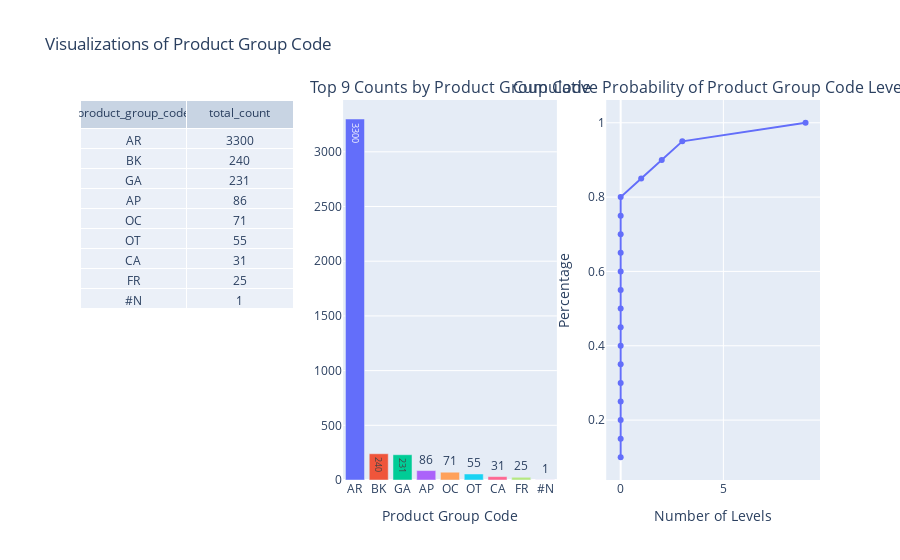

This figure's notebook cell:
### Code cell
visualizer.get_visualizations('product_group_code')

### Figure 1 — Plotly figure (JSON) as saved in the notebook; plotly's stock layout.template omitted (floating-point values rounded to 4 significant figures)
{"data": [{"cells": {"values": [["AR", "BK", "GA", "AP", "OC", "OT", "CA", "FR", "#N"], [3300, 240, 231, 86, 71, 55, 31, 25, 1]]}, "domain": {"x": [0, 0.2889], "y": [0, 1]}, "header": {"values": ["product_group_code", "total_count"]}, "type": "table"}, {"alignmentgroup": "True", "hovertemplate": "product_group_code=%{x}<br>total_count=%{y}<extra></extra>", "legendgroup": "", "marker": {"color": "#636EFA", "pattern": {"shape": ""}}, "name": "", "offsetgroup": "", "orientation": "v", "showlegend": false, "textposition": "auto", "texttemplate": "%{y}", "type": "bar", "x": ["AR"], "xaxis": "x", "y": [3300], "yaxis": "y"}, {"alignmentgroup": "True", "hovertemplate": "product_group_code=%{x}<br>total_count=%{y}<extra></extra>", "legendgroup": "", "marker": {"color": "#EF553B", "pattern": {"shape": ""}}, "name": "", "offsetgroup": "", "orientation": "v", "showlegend": false, "textposition": "auto", "texttemplate": "%{y}", "type": "bar", "x": ["BK"], "xaxis": "x", "y": [240], "yaxis": "y"}, {"alignmentgroup": "True", "hovertemplate": "product_group_code=%{x}<br>total_count=%{y}<extra></extra>", "legendgroup": "", "marker": {"color": "#00CC96", "pattern": {"shape": ""}}, "name": "", "offsetgroup": "", "orientation": "v", "showlegend": false, "textposition": "auto", "texttemplate": "%{y}", "type": "bar", "x": ["GA"], "xaxis": "x", "y": [231], "yaxis": "y"}, {"alignmentgroup": "True", "hovertemplate": "product_group_code=%{x}<br>total_count=%{y}<extra></extra>", "legendgroup": "", "marker": {"color": "#AB63FA", "pattern": {"shape": ""}}, "name": "", "offsetgroup": "", "orientation": "v", "showlegend": false, "textposition": "auto", "texttemplate": "%{y}", "type": "bar", "x": ["AP"], "xaxis": "x", "y": [86], "yaxis": "y"}, {"alignmentgroup": "True", "hovertemplate": "product_group_code=%{x}<br>total_count=%{y}<extra></extra>", "legendgroup": "", "marker": {"color": "#FFA15A", "pattern": {"shape": ""}}, "name": "", "offsetgroup": "", "orientation": "v", "showlegend": false, "textposition": "auto", "texttemplate": "%{y}", "type": "bar", "x": ["OC"], "xaxis": "x", "y": [71], "yaxis": "y"}, {"alignmentgroup": "True", "hovertemplate": "product_group_code=%{x}<br>total_count=%{y}<extra></extra>", "legendgroup": "", "marker": {"color": "#19D3F3", "pattern": {"shape": ""}}, "name": "", "offsetgroup": "", "orientation": "v", "showlegend": false, "textposition": "auto", "texttemplate": "%{y}", "type": "bar", "x": ["OT"], "xaxis": "x", "y": [55], "yaxis": "y"}, {"alignmentgroup": "True", "hovertemplate": "product_group_code=%{x}<br>total_count=%{y}<extra></extra>", "legendgroup": "", "marker": {"color": "#FF6692", "pattern": {"shape": ""}}, "name": "", "offsetgroup": "", "orientation": "v", "showlegend": false, "textposition": "auto", "texttemplate": "%{y}", "type": "bar", "x": ["CA"], "xaxis": "x", "y": [31], "yaxis": "y"}, {"alignmentgroup": "True", "hovertemplate": "product_group_code=%{x}<br>total_count=%{y}<extra></extra>", "legendgroup": "", "marker": {"color": "#B6E880", "pattern": {"shape": ""}}, "name": "", "offsetgroup": "", "orientation": "v", "showlegend": false, "textposition": "auto", "texttemplate": "%{y}", "type": "bar", "x": ["FR"], "xaxis": "x", "y": [25], "yaxis": "y"}, {"alignmentgroup": "True", "hovertemplate": "product_group_code=%{x}<br>total_count=%{y}<extra></extra>", "legendgroup": "", "marker": {"color": "#FF97FF", "pattern": {"shape": ""}}, "name": "", "offsetgroup": "", "orientation": "v", "showlegend": false, "textposition": "auto", "texttemplate": "%{y}", "type": "bar", "x": ["#N"], "xaxis": "x", "y": [1], "yaxis": "y"}, {"hovertemplate": "num_level=%{x}<br>percentage=%{y}<extra></extra>", "legendgroup": "", "line": {"color": "#636efa", "dash": "solid"}, "marker": {"symbol": "circle"}, "mode": "lines+markers", "name": "", "orientation": "v", "showlegend": false, "type": "scatter", "x": [0, 0, 0, 0, 0, 0, 0, 0, 0, 0, 0, 0, 0, 0, 0, 1, 2, 3, 9], "xaxis": "x2", "y": [0.1, 0.15, 0.2, 0.25, 0.3, 0.35, 0.4, 0.45, 0.5, 0.55, 0.6, 0.65, 0.7, 0.75, 0.8, 0.85, 0.9, 0.95, 1], "yaxis": "y2"}], "layout": {"annotations": [{"font": {"size": 16}, "showarrow": false, "text": "Top 9 Counts by Product Group Code", "x": 0.5, "xanchor": "center", "xref": "paper", "y": 1, "yanchor": "bottom", "yref": "paper"}, {"font": {"size": 16}, "showarrow": false, "text": "Cumulative Probability of Product Group Code Levels", "x": 0.8556, "xanchor": "center", "xref": "paper", "y": 1, "yanchor": "bottom", "yref": "paper"}], "title": {"text": "Visualizations of Product Group Code"}, "xaxis": {"anchor": "y", "domain": [0.3556, 0.6444], "title": {"text": "Product Group Code"}}, "xaxis2": {"anchor": "y2", "domain": [0.7111, 1], "title": {"text": "Number of Levels"}}, "yaxis": {"anchor": "x", "domain": [0, 1]}, "yaxis2": {"anchor": "x2", "domain": [0, 1], "title": {"text": "Percentage"}}}}
